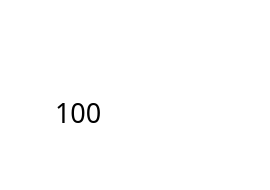
        <widget class="QWidget" name="w1_2" native="true">
         <property name="enabled">
          <bool>true</bool>
         </property>
         <property name="styleSheet">
          <string notr="true">QWidget{image:url(./image/kit2_light.png); border:0px; background-color : rgba(0,0,0,0);}
QWidget:hover{image:url(./image/kit2_light2.png); border:0px; background-color : rgba(0,0,0,0);}


</string>
         </property>
         <widget class="QLineEdit" name="lineEdit_3">
          <property name="enabled">
           <bool>false</bool>
          </property>
          <property name="geometry">
           <rect>
            <x>15</x>
            <y>17</y>
            <width>241</width>
            <height>31</height>
           </rect>
          </property>
          <property name="font">
           <font>
            <family>서울남산체 EB</family>
            <pointsize>20</pointsize>
           </font>
          </property>
          <property name="styleSheet">
           <string notr="true">QLineEdit:Enabled{
background-color : rgba(0,0,0,0);
color : rgb(255,255,255);
image : NULL;
}
QLineEdit{
background-color : rgba(0,0,0,0);
color : rgb(255,255,255);
image : NULL;
}</string>
          </property>
          <property name="text">
           <string>왼쪽 위 led</string>
          </property>
          <property name="maxLength">
           <number>30</number>
          </property>
         </widget>
         <widget class="QPushButton" name="pushButton_10">
          <property name="geometry">
           <rect>
            <x>10</x>
            <y>0</y>
            <width>251</width>
            <height>181</height>
           </rect>
          </property>
          <property name="cursor">
           <cursorShape>PointingHandCursor</cursorShape>
          </property>
          <property name="styleSheet">
           <string notr="true">image : url(./);
background-color : rgba(0,0,0,0);</string>
          </property>
          <property name="text">
           <string/>
          </property>
         </widget>
         <widget class="QLineEdit" name="lineEdit_4">
          <property name="enabled">
           <bool>false</bool>
          </property>
          <property name="geometry">
           <rect>
            <x>15</x>
            <y>50</y>
            <width>141</width>
            <height>31</height>
           </rect>
          </property>
          <property name="font">
           <font>
            <family>서울남산체 EB</family>
            <pointsize>14</pointsize>
           </font>
          </property>
          <property name="styleSheet">
           <string notr="true">QLineEdit:Enabled{
background-color : rgba(0,0,0,0);
color : rgb(255,255,255);
image : NULL;
}
QLineEdit{
background-color : rgba(0,0,0,0);
color : rgb(255,255,255);
image : NULL;
}</string>
          </property>
          <property name="text">
           <string>L02</string>
          </property>
          <property name="maxLength">
           <number>30</number>
          </property>
         </widget>
         <widget class="QPushButton" name="pushButton_11">
          <property name="geometry">
           <rect>
            <x>160</x>
            <y>42</y>
            <width>91</width>
            <height>81</height>
           </rect>
          </property>
          <property name="cursor">
           <cursorShape>PointingHandCursor</cursorShape>
          </property>
          <property name="styleSheet">
           <string notr="true">QPushButton{image:url(./image/off_1.png); border:0px; background-color : rgba(0,0,0,0);}
QPushButton:hover{image:url(./image/off_2.png); border:0px;background-color : rgba(0,0,0,0);}
QPushButton:checked{image:url(./image/on_1.png); border:0px;background-color : rgba(0,0,0,0);}
QPushButton:checked:hover{image:url(./image/on_2.png); border:0px;background-color : rgba(0,0,0,0);}
</string>
          </property>
          <property name="text">
           <string/>
          </property>
          <property name="checkable">
           <bool>true</bool>
          </property>
          <property name="checked">
           <bool>false</bool>
          </property>
         </widget>
         <widget class="QLabel" name="label_13">
          <property name="geometry">
           <rect>
            <x>55</x>
            <y>97</y>
            <width>56</width>
            <height>30</height>
           </rect>
          </property>
          <property name="font">
           <font>
            <family>서울남산체 B</family>
            <pointsize>20</pointsize>
           </font>
          </property>
          <property name="styleSheet">
           <string notr="true">background-color : rgba(0,0,0,0);
image : url(./);
</string>
          </property>
          <property name="text">
           <string>100</string>
          </property>
         </widget>
         <widget class="QPushButton" name="pushButton_12">
          <property name="geometry">
           <rect>
            <x>185</x>
            <y>145</y>
            <width>31</width>
            <height>31</height>
           </rect>
          </property>
          <property name="cursor">
           <cursorShape>PointingHandCursor</cursorShape>
          </property>
          <property name="styleSheet">
           <string notr="true">QPushButton{image:url(./image/su_1.png); border:0px;color:}
QPushButton:hover{image:url(./image/su_2.png); border:0px;}
QPushButton:checked{image:url(./image/ck_1.png); border:0px;}
QPushButton:checked:hover{image:url(./image/ck_2.png); border:0px;}

</string>
          </property>
          <property name="text">
           <string/>
          </property>
          <property name="checkable">
           <bool>true</bool>
          </property>
         </widget>
         <widget class="QPushButton" name="pushButton_13">
          <property name="geometry">
           <rect>
            <x>220</x>
            <y>145</y>
            <width>31</width>
            <height>31</height>
           </rect>
          </property>
          <property name="cursor">
           <cursorShape>PointingHandCursor</cursorShape>
          </property>
          <property name="styleSheet">
           <string notr="true">QPushButton{image:url(./image/close_1.png); border:0px;color:}
QPushButton:hover{image:url(./image/close_2.png); border:0px;}
</string>
          </property>
          <property name="text">
           <string/>
          </property>
          <property name="checkable">
           <bool>false</bool>
          </property>
         </widget>
         <widget class="QLabel" name="label_31">
          <property name="geometry">
           <rect>
            <x>5</x>
            <y>97</y>
            <width>56</width>
            <height>30</height>
           </rect>
          </property>
          <property name="font">
           <font>
            <family>서울남산체 B</family>
            <pointsize>18</pointsize>
           </font>
          </property>
          <property name="styleSheet">
           <string notr="true">background-color : rgba(0,0,0,0);
image : url(./);
color : rgb(255,255,255);</string>
          </property>
          <property name="text">
           <string>%</string>
          </property>
          <property name="alignment">
           <set>Qt::AlignCenter</set>
          </property>
         </widget>
         <zorder>label_31</zorder>
         <zorder>label_13</zorder>
         <zorder>pushButton_10</zorder>
         <zorder>lineEdit_3</zorder>
         <zorder>lineEdit_4</zorder>
         <zorder>pushButton_11</zorder>
         <zorder>pushButton_12</zorder>
         <zorder>pushButton_13</zorder>
        </widget>
